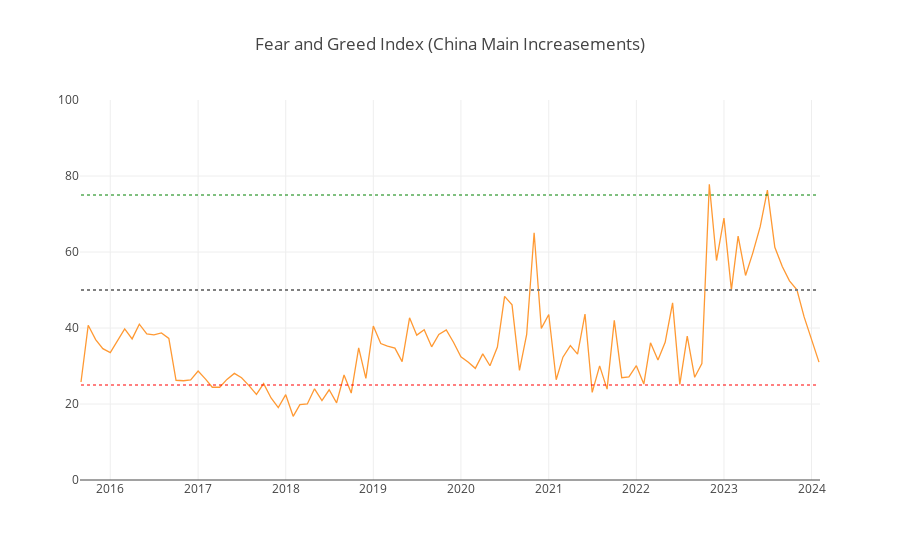

Notebook code cell kept with this figure:
### Code cell
layout = {
    'shapes': [
        {
            'type': 'line',
            'x0': fear_greed_index_data.index.min(),
            'y0': 75,  # 指定线的y值
            'x1': fear_greed_index_data.index.max(),
            'y1': 75,  # 线的y值保持不变，因为这是一条水平线
            'line': {
                'color': 'green',
                'width': 1,
                'dash': 'dot',  # 线的样式（实线、虚线等）
            },
        },
        {
            'type': 'line',
            'x0': fear_greed_index_data.index.min(),
            'y0': 50,  # 指定线的y值
            'x1': fear_greed_index_data.index.max(),
            'y1': 50,  # 线的y值保持不变，因为这是一条水平线
            'line': {
                'color': 'gray',
                'width': 2,
                'dash': 'dot',  # 线的样式（实线、虚线等）
            },
        },
        {
            'type': 'line',
            'x0': fear_greed_index_data.index.min(),
            'y0': 25,  # 指定线的y值
            'x1': fear_greed_index_data.index.max(),
            'y1': 25,  # 线的y值保持不变，因为这是一条水平线
            'line': {
                'color': 'red',
                'width': 1,
                'dash': 'dot',  # 线的样式（实线、虚线等）
            },
        }
    ],
    'yaxis': {
        'range': [0, 100]  # 设置y轴的最小值和最大值
    },
    'y0': 50,  # 指定线的y值
    'title': 'Fear and Greed Index (China Main Increasements)'
}

fear_greed_index_data['fear_greed_index'].iplot(kind='line', layout=layout)
